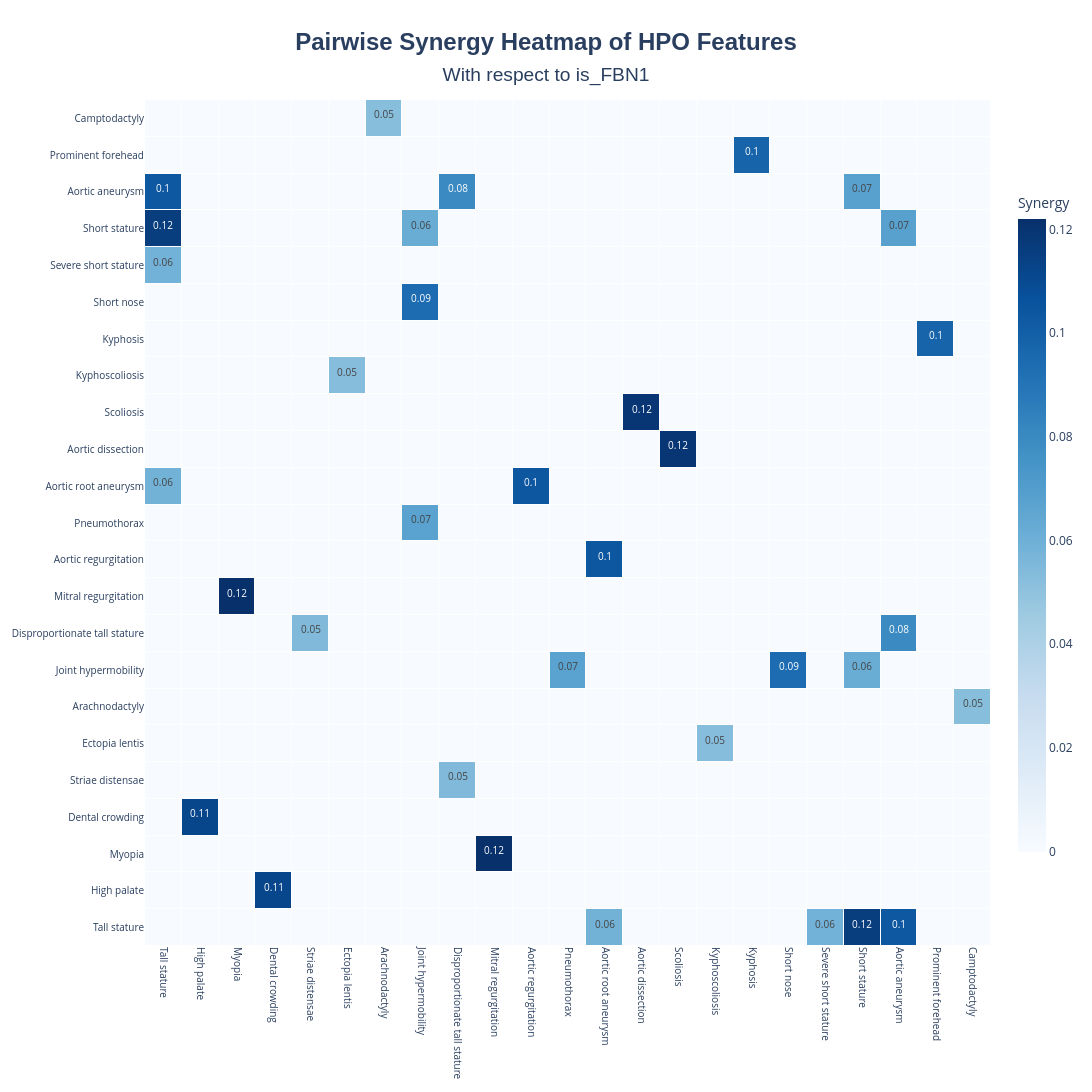

Source (notebook cell):
### Markdown cell above
##### **Pairwise Synergy Analysis and Ploting**

### Code cell
all_target=all_target_matrix['is_FBN1']
all_synergy_analyzer=PairwiseSynergyAnalyzer(
    hpo_data=(all_hpo_matrix_filtered,target_hpo_matrix[1],all_hpo_matrix[2]), 
    target=all_target,
    n_permutations=1000,
    min_individuals_for_synergy_caculation=40,
    random_state=40,)
all_synergy_analyzer.compute_synergy_matrix(n_jobs=32)
all_synergy_analyzer.plot_synergy_heatmap(
    lower_bound=0.05,
    target_name=all_target.name)

### Figure 1 — Plotly figure (JSON) as saved in the notebook; plotly's stock layout.template omitted (floating-point values rounded to 4 significant figures; data arrays with more than 128 entries replaced by an {"elided": "..."} marker saying what was removed)
{"data": [{"colorbar": {"len": 0.8, "thickness": 28, "title": {"text": "Synergy"}}, "colorscale": [[0, "rgb(247,251,255)"], [0.125, "rgb(222,235,247)"], [0.25, "rgb(198,219,239)"], [0.375, "rgb(158,202,225)"], [0.5, "rgb(107,174,214)"], [0.625, "rgb(66,146,198)"], [0.75, "rgb(33,113,181)"], [0.875, "rgb(8,81,156)"], [1, "rgb(8,48,107)"]], "hoverinfo": "text", "hovertext": {"elided": "23x23 str values"}, "text": {"elided": "23x23 str values"}, "texttemplate": "<span style='font-size:10px'>%{text}</span>", "type": "heatmap", "x": ["Tall stature", "High palate", "Myopia", "Dental crowding", "Striae distensae", "Ectopia lentis", "Arachnodactyly", "Joint hypermobility", "Disproportionate tall stature", "Mitral regurgitation", "Aortic regurgitation", "Pneumothorax", "Aortic root aneurysm", "Aortic dissection", "Scoliosis", "Kyphoscoliosis", "Kyphosis", "Short nose", "Severe short stature", "Short stature", "Aortic aneurysm", "Prominent forehead", "Camptodactyly"], "xgap": 1, "y": ["Tall stature", "High palate", "Myopia", "Dental crowding", "Striae distensae", "Ectopia lentis", "Arachnodactyly", "Joint hypermobility", "Disproportionate tall stature", "Mitral regurgitation", "Aortic regurgitation", "Pneumothorax", "Aortic root aneurysm", "Aortic dissection", "Scoliosis", "Kyphoscoliosis", "Kyphosis", "Short nose", "Severe short stature", "Short stature", "Aortic aneurysm", "Prominent forehead", "Camptodactyly"], "ygap": 1, "z": {"elided": "23x23 float values"}, "zmax": 0.1222, "zmid": 0, "zmin": 0}], "layout": {"height": 1550, "plot_bgcolor": "rgba(240,240,240,0.1)", "title": {"font": {"family": "Arial", "size": 24}, "text": "<b>Pairwise Synergy Heatmap of HPO Features</b><br><span style='font-size:0.8em'>With respect to is_FBN1</span>", "x": 0.5, "xanchor": "center", "yanchor": "top"}, "width": 1550, "xaxis": {"tickangle": 90, "tickfont": {"size": 10}}, "yaxis": {"scaleanchor": "x", "scaleratio": 1, "tickfont": {"size": 10}}}}
